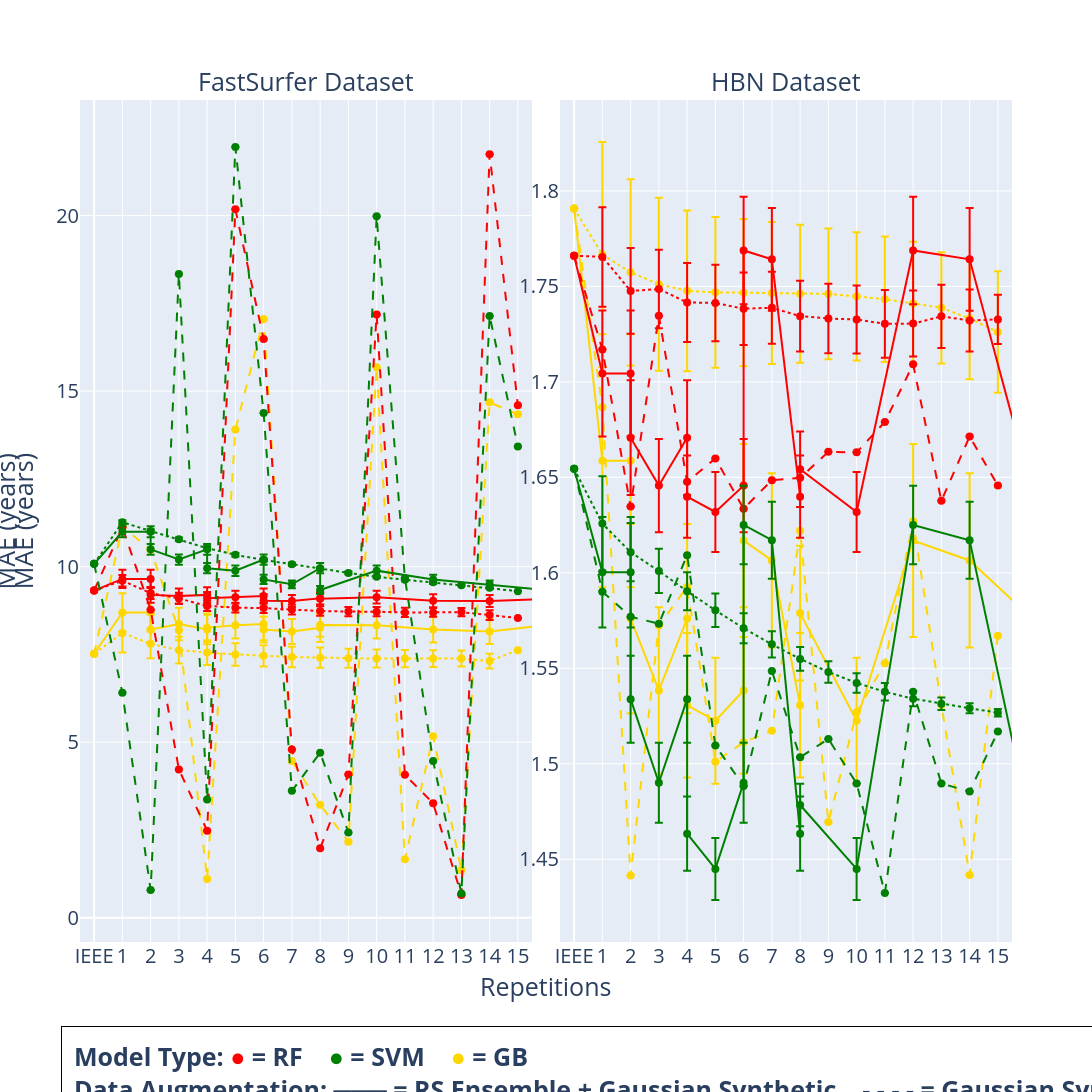

Source (notebook cell):
### Code cell
color_map = {
    # RF → reds
    "RF (RS Ensemble)": "red",
    "RF (RS Ensemble + Gaussian Synthetic)": "red",
    "RF (Gaussian Synthetic)": "red",
    # SVM → greens
    "SVM (RS Ensemble)": "green",
    "SVM (RS Ensemble + Gaussian Synthetic)": "green",
    "SVM (Gaussian Synthetic)": "green",
    # KNN → blues
    "KNN (RS Ensemble)": "blue",
    "KNN (RS Ensemble + Gaussian Synthetic)": "blue",
    "KNN (Gaussian Synthetic)": "blue",
    # GB → yellows
    "GB (RS Ensemble)": "gold",
    "GB (RS Ensemble + Gaussian Synthetic)": "gold",
    "GB (Gaussian Synthetic)": "gold",
}

dash_map = {
    "RS Ensemble": "dot",
    "Gaussian Synthetic": "dash",
    "RS Ensemble + Gaussian Synthetic": "solid",
}

# fig = go.Figure()
fig = make_subplots(
    rows=1, cols=2,
    subplot_titles=("FastSurfer Dataset", "HBN Dataset"),
    horizontal_spacing=0.03
)

df_all = pd.concat([
    build_df(reps['fs_rf'], "RF (RS Ensemble)", 'fs_rf'),
    build_df(reps['fs_svm'], "SVM (RS Ensemble)", 'fs_svm'),
    # build_df(reps['fs_knn'], "KNN (RR Ensemble)", 'fs_knn'),
    build_df(reps['fs_gb'], "GB (RS Ensemble)", 'fs_gb'),
    # build_df(reps['fs_combo_rf'], "RF (RR Ensemble + Gaussian Synthetic)",'fs_combo_rf'),
    # build_df(reps['fs_combo_svm'], "SVM (RR Ensemble + Gaussian Synthetic)",'fs_combo_svm'),
    # # build_df(reps['fs_combo_knn'], "KNN (RR Ensemble + Gaussian Synthetic)",'fs_combo_knn'),
    # build_df(reps['fs_combo_gb'], "GB (RR Ensemble + Gaussian Synthetic)", 'fs_combo_gb'),
    build_df(reps['fs_doublecombo_rf'], "RF (RS Ensemble + Gaussian Synthetic)",'fs_doublecombo_rf'),
    build_df(reps['fs_doublecombo_svm'], "SVM (RS Ensemble + Gaussian Synthetic)",'fs_doublecombo_svm'),
    # build_df(reps['fs_doublecombo_knn'], "KNN (RR Ensemble + Gaussian Synthetic)",'fs_doublecombo_knn'),
    build_df(reps['fs_doublecombo_gb'], "GB (RS Ensemble + Gaussian Synthetic)", 'fs_doublecombo_gb'),
    build_df(reps['fs_synth_rf'], "RF (Gaussian Synthetic)", 'fs_synth_rf'),
    build_df(reps['fs_synth_svm'], "SVM (Gaussian Synthetic)", 'fs_synth_svm'),
    # build_df(reps['fs_synth_knn'], "KNN (Gaussian Synthetic)", 'fs_synth_knn'),
    build_df(reps['fs_synth_gb'], "GB (Gaussian Synthetic)", 'fs_synth_gb'),

])

# Add a trace for each model for right plot
for model in sorted(df_all['Model'].unique()):
    model_data = df_all[df_all['Model'] == model].sort_values('Repetition')
    technique = model_data['Technique'].iloc[0]
    color = color_map[model]
    dash_style = dash_map[technique]
    
    fig.add_trace(go.Scatter(
        x=model_data['Repetition'],
        y=model_data['MAE'],
        error_y=dict(
            type='data',
            array=model_data['Stdev'],
            visible=True
        ),
        mode='lines+markers',
        name=model,
        line=dict(color=color, dash=dash_style, width=2),
        marker=dict(size=8, color=color),
        legendgroup=model,
        showlegend=False,),
        row=1, col=1
    )



df_all = pd.concat([
    build_df(reps['hbn_rf'], "RF (RS Ensemble)", 'hbn_rf'),
    build_df(reps['hbn_svm'], "SVM (RS Ensemble)", 'hbn_svm'),
    # build_df(reps['hbn_knn'], "KNN (RR Ensemble)", 'hbn_knn'),
    build_df(reps['hbn_gb'], "GB (RS Ensemble)", 'hbn_gb'),
    # build_df(reps['hbn_combo_rf'], "RF (RR Ensemble + Gaussian Synthetic)", 'hbn_combo_rf'),
    # build_df(reps['hbn_combo_svm'], "SVM (RR Ensemble + Gaussian Synthetic)", 'hbn_combo_svm'),
    # # build_df(reps['hbn_combo_knn'], "KNN (RR Ensemble + Gaussian Synthetic)", 'hbn_combo_knn'),
    # build_df(reps['hbn_combo_gb'], "GB (RR Ensemble + Gaussian Synthetic)", 'hbn_combo_gb'),
    build_df(reps['hbn_doublecombo_rf'], "RF (RS Ensemble + Gaussian Synthetic)", 'hbn_doublecombo_rf'),
    build_df(reps['hbn_doublecombo_svm'], "SVM (RS Ensemble + Gaussian Synthetic)", 'hbn_doublecombo_svm'),
    # build_df(reps['hbn_doublecombo_knn'], "KNN (RR Ensemble + Gaussian Synthetic)", 'hbn_doublecombo_knn'),
    build_df(reps['hbn_doublecombo_gb'], "GB (RS Ensemble + Gaussian Synthetic)", 'hbn_doublecombo_gb'),
    build_df(reps['hbn_synth_rf'], "RF (Gaussian Synthetic)", 'hbn_synth_rf'),
    build_df(reps['hbn_synth_svm'], "SVM (Gaussian Synthetic)", 'hbn_synth_svm'),
    # build_df(reps['hbn_synth_knn'], "KNN (Gaussian Synthetic)", 'hbn_synth_knn'),
    build_df(reps['hbn_synth_gb'], "GB (Gaussian Synthetic)", 'hbn_synth_gb'),

])

# Add a trace for each model for left plot
for model in sorted(df_all['Model'].unique()):
    model_data = df_all[df_all['Model'] == model].sort_values('Repetition')
    technique = model_data['Technique'].iloc[0]
    color = color_map[model]
    dash_style = dash_map[technique]
    
    fig.add_trace(go.Scatter(
        x=model_data['Repetition'],
        y=model_data['MAE'],
        error_y=dict(
            type='data',
            array=model_data['Stdev'],
            visible=True
        ),
        mode='lines+markers',
        name=model,
        line=dict(color=color, dash=dash_style, width=2),
        marker=dict(size=8, color=color),
        legendgroup=model,
        showlegend=True
    ),
    row=1, col=2
    )
    

fig.update_xaxes(
    range=[-0.5,15.5],
    tickvals=sorted(df_all["Repetition"].unique()),
    ticktext=["IEEE" if v == 0 else str(v) for v in sorted(df_all["Repetition"].unique())],
    row=1, col=2
)
fig.update_xaxes(
    range=[-0.5,15.5],
    tickvals=sorted(df_all["Repetition"].unique()),
    ticktext=["IEEE" if v == 0 else str(v) for v in sorted(df_all["Repetition"].unique())],
    row=1, col=1
)


fig.update_layout(
    # title="MAE Across Repetitions",
    # xaxis_title="Repetitions",
    yaxis_title="MAE (years)",
    xaxis=dict(title_font=dict(size=25), tickfont=dict(size=20)),
    yaxis=dict(title_font=dict(size=25), tickfont=dict(size=20)),
    showlegend=False,  # Hide the default legend
    width=2000,
    height=1100,
    # height=800, 
    # width=1700,  # Increase width to give more space
    margin=dict(b=150)  # Add right margin to fit legend
)

# # Apply to both subplots
fig.update_xaxes(tickfont=dict(size=20))
fig.update_yaxes(tickfont=dict(size=20))
# Subplot titles
fig.for_each_annotation(lambda a: a.update(font=dict(size=25)) if a.text in ["FastSurfer Dataset", "HBN Dataset"] else ())
   
# Add shared x-axis label at the bottom
fig.add_annotation(
    text="Repetitions",
    xref="paper", yref="paper",
    x=0.5, y=-0.03,
    showarrow=False,
    xanchor="center", yanchor="top",
    font=dict(size=25)
)

# Add shared y-axis label at the left
fig.add_annotation(
    text="MAE (years)",
    xref="paper", yref="paper",
    x=-0.08, y=0.5,
    showarrow=False,
    xanchor="center", yanchor="middle",
    font=dict(size=25),
    textangle=-90  # Rotate 90 degrees
)

# Add custom legend as annotation outside the plot
fig.add_annotation(
    text="<b>Model Type: " +
         "<span style='color:red'>●</span> = RF&nbsp;&nbsp;&nbsp;&nbsp;" +
         "<span style='color:green'>●</span> = SVM&nbsp;&nbsp;&nbsp;&nbsp;" +
        #  "<span style='color:blue'>●</span> = KNN&nbsp;&nbsp;&nbsp;&nbsp;" +
         "<span style='color:gold'>●</span> = GB\t<br>" +
         "<b>Data Augmentation:&nbsp;" +
         "─── = RS Ensemble + Gaussian Synthetic&nbsp;&nbsp;&nbsp;&nbsp;" +
         "- - - - = Gaussian Synthetic&nbsp;&nbsp;&nbsp;&nbsp;" +
         "⋯⋯⋯ = RS Ensemble",
    xref="paper", yref="paper",
    x=-0.02, y=-0.1,
    showarrow=False,
    xanchor="left", yanchor="top",
    font=dict(size=25),
    bgcolor="rgba(255, 255, 255, 0.95)",
    bordercolor="black",
    borderwidth=1,
    borderpad=12,
    align="left"
)

fig.show()
# fig.write_image('./data_aug_comparison.pdf', engine="kaleido", format='pdf')
fig.write_image('./data_aug_comparison.pdf', format='pdf')

### Figure 1 — Plotly figure (JSON) as saved in the notebook; plotly's stock layout.template omitted (floating-point values rounded to 4 significant figures)
{"data": [{"error_y": {"array": [0.0, 0.0, 0.0, 1.776e-15, 0.0, 0.0, 0.0, 0.0, 0.0, 0.0, 0.0, 0.0, 0.0, 0.0, 1.776e-15, 0.0], "type": "data", "visible": true}, "legendgroup": "GB (Gaussian Synthetic)", "line": {"color": "gold", "dash": "dash", "width": 2}, "marker": {"color": "gold", "size": 8}, "mode": "lines+markers", "name": "GB (Gaussian Synthetic)", "showlegend": false, "type": "scatter", "x": [0, 1, 2, 3, 4, 5, 6, 7, 8, 9, 10, 11, 12, 13, 14, 15], "xaxis": "x", "y": [7.518, 11.14, 10.47, 8.191, 1.106, 13.91, 17.06, 4.465, 3.218, 2.165, 15.68, 1.666, 5.169, 1.36, 14.68, 14.34], "yaxis": "y"}, {"error_y": {"array": [0.0, 0.5475, 0.5475, 0.4219, 0.4608, 0.4219, 0.4051, 0.3753, 0.4608, 0.3665, 0.3576, 0.4051, 0.331, 0.3753, 0.3665, 0.3576, 0.331], "type": "data", "visible": true}, "legendgroup": "GB (RS Ensemble + Gaussian Synthetic)", "line": {"color": "gold", "dash": "solid", "width": 2}, "marker": {"color": "gold", "size": 8}, "mode": "lines+markers", "name": "GB (RS Ensemble + Gaussian Synthetic)", "showlegend": false, "type": "scatter", "x": [0, 1, 2, 2, 3, 4, 4, 5, 6, 6, 7, 8, 8, 10, 12, 14, 16], "xaxis": "x", "y": [7.518, 8.697, 8.697, 8.209, 8.365, 8.209, 8.258, 8.329, 8.365, 8.209, 8.152, 8.258, 8.335, 8.329, 8.209, 8.152, 8.335], "yaxis": "y"}, {"error_y": {"array": [0.0, 0.5586, 0.4062, 0.3797, 0.3532, 0.3199, 0.3007, 0.2945, 0.2859, 0.2698, 0.2575, 0.2473, 0.2392, 0.2285, 0.2115, 0.0], "type": "data", "visible": true}, "legendgroup": "GB (RS Ensemble)", "line": {"color": "gold", "dash": "dot", "width": 2}, "marker": {"color": "gold", "size": 8}, "mode": "lines+markers", "name": "GB (RS Ensemble)", "showlegend": false, "type": "scatter", "x": [0, 1, 2, 3, 4, 5, 6, 7, 8, 9, 10, 11, 12, 13, 14, 15], "xaxis": "x", "y": [7.518, 8.112, 7.801, 7.62, 7.552, 7.496, 7.46, 7.427, 7.408, 7.391, 7.382, 7.381, 7.383, 7.383, 7.311, 7.62], "yaxis": "y"}, {"error_y": {"array": [0.0, 0.0, 0.0, 0.0, 0.0, 0.0, 0.0, 0.0, 0.0, 0.0, 0.0, 0.0, 0.0, 0.0, 7.105e-15, 0.0], "type": "data", "visible": true}, "legendgroup": "RF (Gaussian Synthetic)", "line": {"color": "red", "dash": "dash", "width": 2}, "marker": {"color": "red", "size": 8}, "mode": "lines+markers", "name": "RF (Gaussian Synthetic)", "showlegend": false, "type": "scatter", "x": [0, 1, 2, 3, 4, 5, 6, 7, 8, 9, 10, 11, 12, 13, 14, 15], "xaxis": "x", "y": [9.319, 11.12, 8.772, 4.224, 2.48, 20.18, 16.48, 4.791, 1.975, 4.082, 17.18, 4.072, 3.261, 0.6501, 21.75, 14.6], "yaxis": "y"}, {"error_y": {"array": [0.0, 0.2617, 0.2617, 0.221, 0.215, 0.221, 0.183, 0.1833, 0.215, 0.1832, 0.1711, 0.183, 0.1641, 0.1833, 0.1832, 0.1711, 0.1641], "type": "data", "visible": true}, "legendgroup": "RF (RS Ensemble + Gaussian Synthetic)", "line": {"color": "red", "dash": "solid", "width": 2}, "marker": {"color": "red", "size": 8}, "mode": "lines+markers", "name": "RF (RS Ensemble + Gaussian Synthetic)", "showlegend": false, "type": "scatter", "x": [0, 1, 2, 2, 3, 4, 4, 5, 6, 6, 7, 8, 8, 10, 12, 14, 16], "xaxis": "x", "y": [9.319, 9.651, 9.651, 9.196, 9.162, 9.196, 9.098, 9.131, 9.162, 9.03, 9.02, 9.098, 9.084, 9.131, 9.03, 9.02, 9.084], "yaxis": "y"}, {"error_y": {"array": [0.0, 0.1638, 0.17, 0.1604, 0.1478, 0.1407, 0.1395, 0.1383, 0.1345, 0.1314, 0.1323, 0.1315, 0.1239, 0.1199, 0.1404, 0.0, NaN], "type": "data", "visible": true}, "legendgroup": "RF (RS Ensemble)", "line": {"color": "red", "dash": "dot", "width": 2}, "marker": {"color": "red", "size": 8}, "mode": "lines+markers", "name": "RF (RS Ensemble)", "showlegend": false, "type": "scatter", "x": [0, 1, 2, 3, 4, 5, 6, 7, 8, 9, 10, 11, 12, 13, 14, 15, 16], "xaxis": "x", "y": [9.319, 9.598, 9.248, 9.093, 8.882, 8.832, 8.819, 8.777, 8.737, 8.719, 8.718, 8.694, 8.696, 8.705, 8.619, 8.535, NaN], "yaxis": "y"}, {"error_y": {"array": [0.0, 0.0, 0.0, 1.066e-14, 0.0, 0.0, 0.0, 0.0, 0.0, 0.0, 0.0, 0.0, 0.0, 0.0, 0.0, 0.0], "type": "data", "visible": true}, "legendgroup": "SVM (Gaussian Synthetic)", "line": {"color": "green", "dash": "dash", "width": 2}, "marker": {"color": "green", "size": 8}, "mode": "lines+markers", "name": "SVM (Gaussian Synthetic)", "showlegend": false, "type": "scatter", "x": [0, 1, 2, 3, 4, 5, 6, 7, 8, 9, 10, 11, 12, 13, 14, 15], "xaxis": "x", "y": [10.08, 6.407, 0.7932, 18.33, 3.369, 21.95, 14.37, 3.613, 4.698, 2.431, 19.98, 9.673, 4.463, 0.6924, 17.14, 13.42], "yaxis": "y"}, {"error_y": {"array": [0.0, 0.1548, 0.1548, 0.1541, 0.1476, 0.1541, 0.1462, 0.1503, 0.1476, 0.1317, 0.1094, 0.1462, 0.113, 0.1503, 0.1317, 0.1094, 0.113], "type": "data", "visible": true}, "legendgroup": "SVM (RS Ensemble + Gaussian Synthetic)", "line": {"color": "green", "dash": "solid", "width": 2}, "marker": {"color": "green", "size": 8}, "mode": "lines+markers", "name": "SVM (RS Ensemble + Gaussian Synthetic)", "showlegend": false, "type": "scatter", "x": [0, 1, 2, 2, 3, 4, 4, 5, 6, 6, 7, 8, 8, 10, 12, 14, 16], "xaxis": "x", "y": [10.08, 10.99, 10.99, 10.49, 10.2, 10.49, 9.956, 9.886, 10.2, 9.636, 9.497, 9.956, 9.334, 9.886, 9.636, 9.497, 9.334], "yaxis": "y"}, {"error_y": {"array": [0.0, 0.05845, 0.0511, 0.05304, 0.05714, 0.04788, 0.04482, 0.04318, 0.03982, 0.03649, 0.03462, 0.02938, 0.02595, 0.02196, 0.01961, 0.0, NaN], "type": "data", "visible": true}, "legendgroup": "SVM (RS Ensemble)", "line": {"color": "green", "dash": "dot", "width": 2}, "marker": {"color": "green", "size": 8}, "mode": "lines+markers", "name": "SVM (RS Ensemble)", "showlegend": false, "type": "scatter", "x": [0, 1, 2, 3, 4, 5, 6, 7, 8, 9, 10, 11, 12, 13, 14, 15, 16], "xaxis": "x", "y": [10.08, 11.27, 11.01, 10.78, 10.53, 10.34, 10.19, 10.07, 9.939, 9.822, 9.709, 9.63, 9.554, 9.471, 9.396, 9.302, NaN], "yaxis": "y"}, {"error_y": {"array": [0.0, 4.441e-16, 2.22e-16, 2.22e-16, 2.22e-16, 2.22e-16, 2.22e-16, 4.441e-16, 0.0, 4.441e-16, 2.22e-16, 2.22e-16, 4.441e-16, 2.22e-16, 4.441e-16, 0.0], "type": "data", "visible": true}, "legendgroup": "GB (Gaussian Synthetic)", "line": {"color": "gold", "dash": "dash", "width": 2}, "marker": {"color": "gold", "size": 8}, "mode": "lines+markers", "name": "GB (Gaussian Synthetic)", "showlegend": true, "type": "scatter", "x": [0, 1, 2, 3, 4, 5, 6, 7, 8, 9, 10, 11, 12, 13, 14, 15], "xaxis": "x2", "y": [1.791, 1.687, 1.441, 1.572, 1.593, 1.501, 1.511, 1.517, 1.622, 1.47, 1.527, 1.553, 1.627, 1.531, 1.442, 1.567], "yaxis": "y2"}, {"error_y": {"array": [0.0, 0.06622, 0.06622, 0.04954, 0.04365, 0.04954, 0.03778, 0.03298, 0.04365, 0.05051, 0.04563, 0.03778, 0.03523, 0.03298, 0.05051, 0.04563, 0.03523], "type": "data", "visible": true}, "legendgroup": "GB (RS Ensemble + Gaussian Synthetic)", "line": {"color": "gold", "dash": "solid", "width": 2}, "marker": {"color": "gold", "size": 8}, "mode": "lines+markers", "name": "GB (RS Ensemble + Gaussian Synthetic)", "showlegend": true, "type": "scatter", "x": [0, 1, 2, 2, 3, 4, 4, 5, 6, 6, 7, 8, 8, 10, 12, 14, 16], "xaxis": "x2", "y": [1.791, 1.659, 1.659, 1.576, 1.538, 1.576, 1.531, 1.523, 1.538, 1.617, 1.606, 1.531, 1.579, 1.523, 1.617, 1.606, 1.579], "yaxis": "y2"}, {"error_y": {"array": [0.0, 0.05889, 0.04873, 0.04527, 0.04212, 0.03951, 0.03857, 0.03717, 0.03607, 0.03423, 0.03356, 0.0329, 0.03223, 0.02914, 0.03174, 0.03181], "type": "data", "visible": true}, "legendgroup": "GB (RS Ensemble)", "line": {"color": "gold", "dash": "dot", "width": 2}, "marker": {"color": "gold", "size": 8}, "mode": "lines+markers", "name": "GB (RS Ensemble)", "showlegend": true, "type": "scatter", "x": [0, 1, 2, 3, 4, 5, 6, 7, 8, 9, 10, 11, 12, 13, 14, 15], "xaxis": "x2", "y": [1.791, 1.767, 1.757, 1.751, 1.748, 1.747, 1.747, 1.747, 1.746, 1.746, 1.745, 1.743, 1.741, 1.739, 1.733, 1.726], "yaxis": "y2"}, {"error_y": {"array": [0.0, 2.22e-16, 2.22e-16, 0.0, 2.22e-16, 4.441e-16, 4.441e-16, 0.0, 2.22e-16, 2.22e-16, 0.0, 2.22e-16, 0.0, 0.0, 4.441e-16, 0.0], "type": "data", "visible": true}, "legendgroup": "RF (Gaussian Synthetic)", "line": {"color": "red", "dash": "dash", "width": 2}, "marker": {"color": "red", "size": 8}, "mode": "lines+markers", "name": "RF (Gaussian Synthetic)", "showlegend": true, "type": "scatter", "x": [0, 1, 2, 3, 4, 5, 6, 7, 8, 9, 10, 11, 12, 13, 14, 15], "xaxis": "x2", "y": [1.766, 1.717, 1.635, 1.735, 1.648, 1.66, 1.634, 1.649, 1.65, 1.663, 1.663, 1.679, 1.709, 1.638, 1.671, 1.646], "yaxis": "y2"}, {"error_y": {"array": [0.0, 0.03303, 0.03303, 0.03007, 0.0244, 0.03007, 0.02149, 0.02093, 0.0244, 0.0282, 0.02692, 0.02149, 0.01975, 0.02093, 0.0282, 0.02692, 0.01975], "type": "data", "visible": true}, "legendgroup": "RF (RS Ensemble + Gaussian Synthetic)", "line": {"color": "red", "dash": "solid", "width": 2}, "marker": {"color": "red", "size": 8}, "mode": "lines+markers", "name": "RF (RS Ensemble + Gaussian Synthetic)", "showlegend": true, "type": "scatter", "x": [0, 1, 2, 2, 3, 4, 4, 5, 6, 6, 7, 8, 8, 10, 12, 14, 16], "xaxis": "x2", "y": [1.766, 1.704, 1.704, 1.671, 1.646, 1.671, 1.64, 1.632, 1.646, 1.769, 1.764, 1.64, 1.654, 1.632, 1.769, 1.764, 1.654], "yaxis": "y2"}, {"error_y": {"array": [0.0, 0.02604, 0.02245, 0.02054, 0.0207, 0.02004, 0.01899, 0.01885, 0.01846, 0.0182, 0.01777, 0.01776, 0.01729, 0.01653, 0.01619, 0.01294], "type": "data", "visible": true}, "legendgroup": "RF (RS Ensemble)", "line": {"color": "red", "dash": "dot", "width": 2}, "marker": {"color": "red", "size": 8}, "mode": "lines+markers", "name": "RF (RS Ensemble)", "showlegend": true, "type": "scatter", "x": [0, 1, 2, 3, 4, 5, 6, 7, 8, 9, 10, 11, 12, 13, 14, 15], "xaxis": "x2", "y": [1.766, 1.765, 1.748, 1.749, 1.742, 1.741, 1.738, 1.739, 1.734, 1.733, 1.733, 1.73, 1.731, 1.734, 1.732, 1.733], "yaxis": "y2"}, {"error_y": {"array": [0.0, 4.441e-16, 0.0, 0.0, 0.0, 2.22e-16, 2.22e-16, 2.22e-16, 0.0, 2.22e-16, 4.441e-16, 4.441e-16, 0.0, 2.22e-16, 2.22e-16, 0.0], "type": "data", "visible": true}, "legendgroup": "SVM (Gaussian Synthetic)", "line": {"color": "green", "dash": "dash", "width": 2}, "marker": {"color": "green", "size": 8}, "mode": "lines+markers", "name": "SVM (Gaussian Synthetic)", "showlegend": true, "type": "scatter", "x": [0, 1, 2, 3, 4, 5, 6, 7, 8, 9, 10, 11, 12, 13, 14, 15], "xaxis": "x2", "y": [1.654, 1.59, 1.577, 1.573, 1.609, 1.51, 1.488, 1.549, 1.503, 1.513, 1.49, 1.432, 1.538, 1.49, 1.485, 1.517], "yaxis": "y2"}, {"error_y": {"array": [0.0, 0.02893, 0.02893, 0.02276, 0.02099, 0.02276, 0.01945, 0.01623, 0.02099, 0.02059, 0.02016, 0.01945, 0.01113, 0.01623, 0.02059, 0.02016, 0.01113], "type": "data", "visible": true}, "legendgroup": "SVM (RS Ensemble + Gaussian Synthetic)", "line": {"color": "green", "dash": "solid", "width": 2}, "marker": {"color": "green", "size": 8}, "mode": "lines+markers", "name": "SVM (RS Ensemble + Gaussian Synthetic)", "showlegend": true, "type": "scatter", "x": [0, 1, 2, 2, 3, 4, 4, 5, 6, 6, 7, 8, 8, 10, 12, 14, 16], "xaxis": "x2", "y": [1.654, 1.6, 1.6, 1.534, 1.49, 1.534, 1.463, 1.445, 1.49, 1.625, 1.617, 1.463, 1.478, 1.445, 1.625, 1.617, 1.478], "yaxis": "y2"}, {"error_y": {"array": [0.0, 0.02472, 0.01522, 0.01159, 0.009916, 0.008819, 0.007829, 0.006926, 0.006237, 0.005635, 0.005107, 0.00455, 0.003943, 0.003265, 0.002584, 0.00196], "type": "data", "visible": true}, "legendgroup": "SVM (RS Ensemble)", "line": {"color": "green", "dash": "dot", "width": 2}, "marker": {"color": "green", "size": 8}, "mode": "lines+markers", "name": "SVM (RS Ensemble)", "showlegend": true, "type": "scatter", "x": [0, 1, 2, 3, 4, 5, 6, 7, 8, 9, 10, 11, 12, 13, 14, 15], "xaxis": "x2", "y": [1.654, 1.626, 1.611, 1.601, 1.59, 1.58, 1.571, 1.563, 1.555, 1.548, 1.542, 1.538, 1.534, 1.531, 1.529, 1.527], "yaxis": "y2"}], "layout": {"annotations": [{"font": {"size": 25}, "showarrow": false, "text": "FastSurfer Dataset", "x": 0.2425, "xanchor": "center", "xref": "paper", "y": 1, "yanchor": "bottom", "yref": "paper"}, {"font": {"size": 25}, "showarrow": false, "text": "HBN Dataset", "x": 0.7575, "xanchor": "center", "xref": "paper", "y": 1, "yanchor": "bottom", "yref": "paper"}, {"font": {"size": 25}, "showarrow": false, "text": "Repetitions", "x": 0.5, "xanchor": "center", "xref": "paper", "y": -0.03, "yanchor": "top", "yref": "paper"}, {"font": {"size": 25}, "showarrow": false, "text": "MAE (years)", "textangle": -90, "x": -0.08, "xanchor": "center", "xref": "paper", "y": 0.5, "yanchor": "middle", "yref": "paper"}, {"align": "left", "bgcolor": "rgba(255, 255, 255, 0.95)", "bordercolor": "black", "borderpad": 12, "borderwidth": 1, "font": {"size": 25}, "showarrow": false, "text": "<b>Model Type: <span style='color:red'>●</span> = RF&nbsp;&nbsp;&nbsp;&nbsp;<span style='color:green'>●</span> = SVM&nbsp;&nbsp;&nbsp;&nbsp;<span style='color:gold'>●</span> = GB\t<br><b>Data Augmentation:&nbsp;─── = RS Ensemble + Gaussian Synthetic&nbsp;&nbsp;&nbsp;&nbsp;- - - - = Gaussian Synthetic&nbsp;&nbsp;&nbsp;&nbsp;⋯⋯⋯ = RS Ensemble", "x": -0.02, "xanchor": "left", "xref": "paper", "y": -0.1, "yanchor": "top", "yref": "paper"}], "height": 1100, "margin": {"b": 150}, "showlegend": false, "width": 2000, "xaxis": {"anchor": "y", "domain": [0, 0.485], "range": [-0.5, 15.5], "tickfont": {"size": 20}, "ticktext": ["IEEE", "1", "2", "3", "4", "5", "6", "7", "8", "9", "10", "11", "12", "13", "14", "15", "16"], "tickvals": [0, 1, 2, 3, 4, 5, 6, 7, 8, 9, 10, 11, 12, 13, 14, 15, 16], "title": {"font": {"size": 25}}}, "xaxis2": {"anchor": "y2", "domain": [0.515, 1], "range": [-0.5, 15.5], "tickfont": {"size": 20}, "ticktext": ["IEEE", "1", "2", "3", "4", "5", "6", "7", "8", "9", "10", "11", "12", "13", "14", "15", "16"], "tickvals": [0, 1, 2, 3, 4, 5, 6, 7, 8, 9, 10, 11, 12, 13, 14, 15, 16]}, "yaxis": {"anchor": "x", "domain": [0, 1], "tickfont": {"size": 20}, "title": {"font": {"size": 25}, "text": "MAE (years)"}}, "yaxis2": {"anchor": "x2", "domain": [0, 1], "tickfont": {"size": 20}}}}
